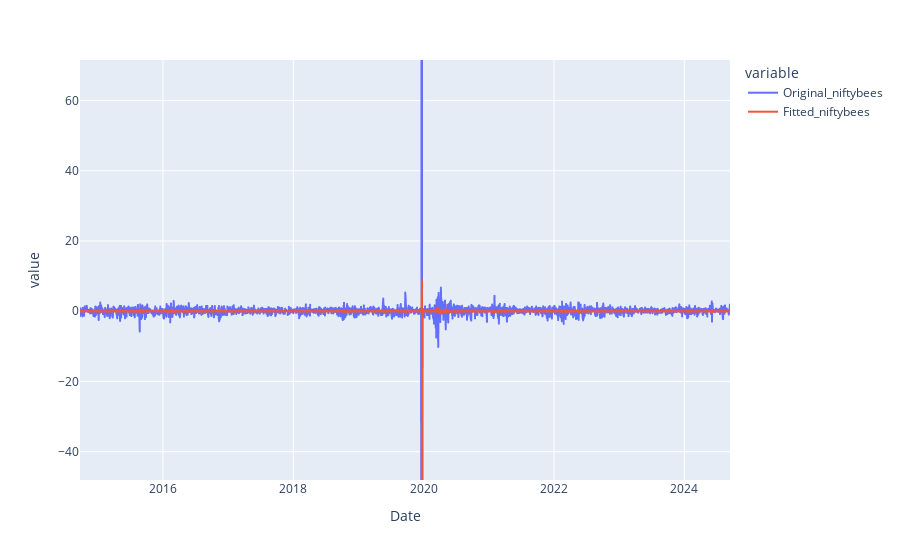

Notebook code for this chart:
### Code cell
fig = px.line(
    data_frame=orig_fit_model1,
    x=orig_fit_model1.index,
    y=["Original_niftybees","Fitted_niftybees"]
)
fig.show()

### Figure 1 — Plotly figure (JSON) as saved in the notebook; plotly's stock layout.template omitted (floating-point values rounded to 4 significant figures; data arrays with more than 128 entries replaced by an {"elided": "..."} marker saying what was removed)
{"data": [{"hovertemplate": "variable=Original_niftybees<br>Date=%{x}<br>value=%{y}<extra></extra>", "legendgroup": "Original_niftybees", "line": {"color": "#636efa", "dash": "solid"}, "marker": {"symbol": "circle"}, "mode": "lines", "name": "Original_niftybees", "showlegend": true, "type": "scattergl", "x": {"elided": "2460 str values"}, "xaxis": "x", "y": {"elided": "2460 float values"}, "yaxis": "y"}, {"hovertemplate": "variable=Fitted_niftybees<br>Date=%{x}<br>value=%{y}<extra></extra>", "legendgroup": "Fitted_niftybees", "line": {"color": "#EF553B", "dash": "solid"}, "marker": {"symbol": "circle"}, "mode": "lines", "name": "Fitted_niftybees", "showlegend": true, "type": "scattergl", "x": {"elided": "2460 str values"}, "xaxis": "x", "y": {"elided": "2460 float values"}, "yaxis": "y"}], "layout": {"autosize": true, "legend": {"title": {"text": "variable"}, "tracegroupgap": 0}, "margin": {"t": 60}, "xaxis": {"anchor": "y", "autorange": false, "domain": [0, 1], "range": ["2014-09-23 08:19:27.1037", "2024-09-13"], "title": {"text": "Date"}, "type": "date"}, "yaxis": {"anchor": "x", "autorange": false, "domain": [0, 1], "range": [-48.06, 71.55], "title": {"text": "value"}, "type": "linear"}}}
